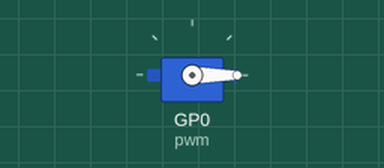
This program was run on a simulated Raspberry Pi Pico running MicroPython. On the bench: servo. Servo angles are drawn from the pulse width (0.5 ms = 0°, 2.5 ms = 180°). At 8.0 s the program stops and its outputs stay as they are.

Above: at 0.1 s.
At 4.1 s:
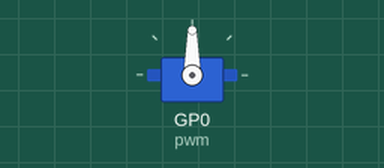
At 8.1 s:
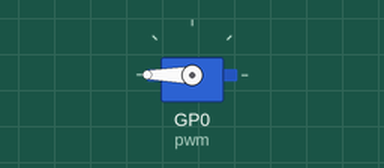
Timing chart, 0 to 9.5 s (numbered marks = the images above):
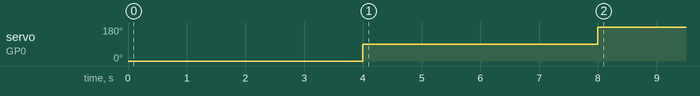

Measured:
- by itself, servo on GP0 (pwm): 0° → 90° at 4.0 s, → 180° 4.0 s later

The program:

motor_servo_pwm.py
```python
# 舵机
# VCC V5

from machine import Pin, PWM
from time import sleep
from math import floor

HZ = 50 # 20ms 一周期
MIN = floor(0xFFFF / 20 * 0.5) # 0.5 ms 的占空比 -90°
MIDDLE = floor(0xFFFF / 20 * 1.5) # 1.5 ms 占空比 0°
MAX = floor(0xFFFF / 20 * 2.5) # 2.5 ms 的占空比  90°


pwm = PWM(Pin(0))
pwm.freq(HZ)


pwm.duty_u16(MIN)
sleep(4)
pwm.duty_u16(MIDDLE)
sleep(4)
pwm.duty_u16(MAX)
```
